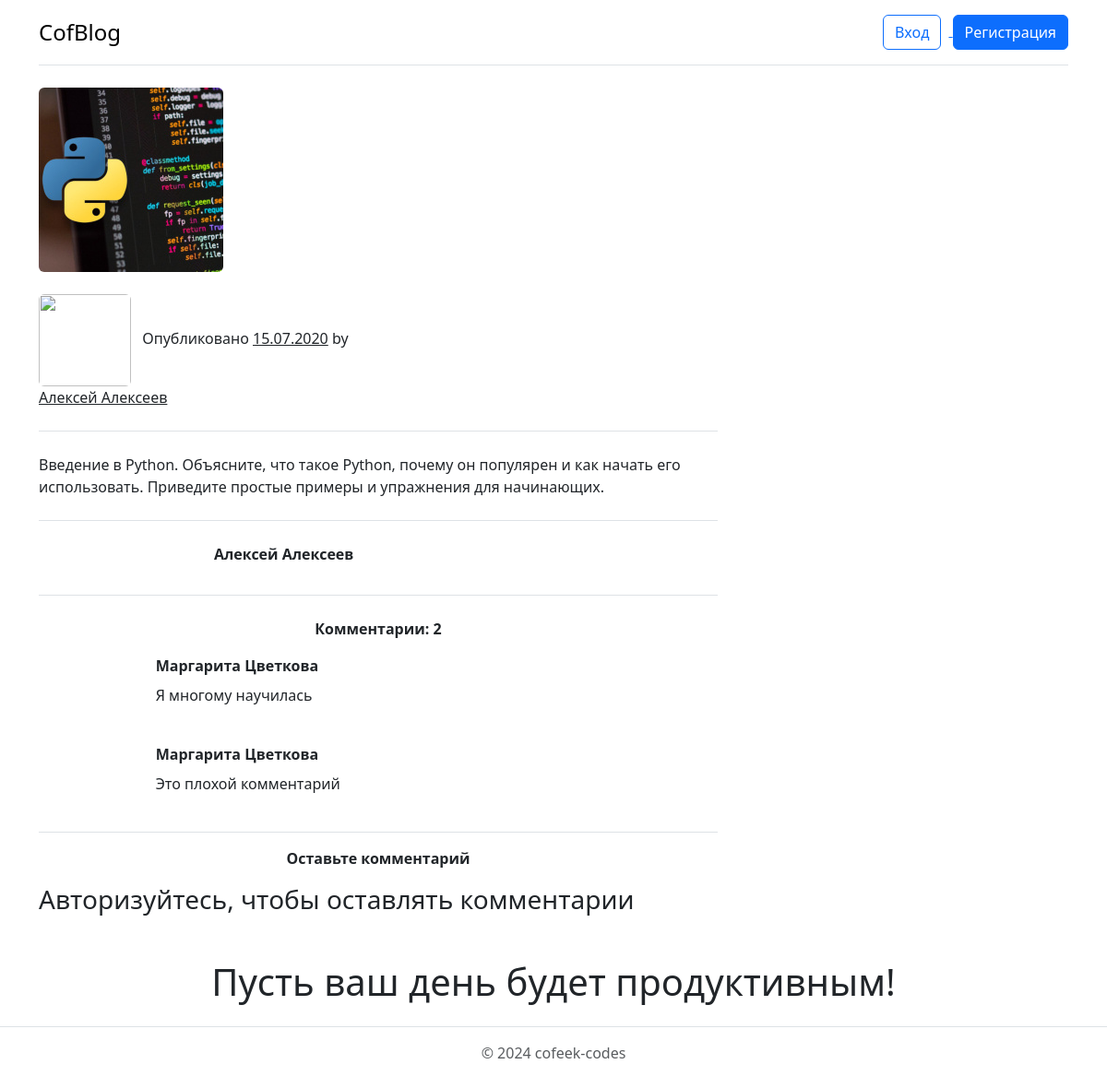
The app's page /pages/post.php?id=1 with its own data.
### tables this page shows
CREATE TABLE `posts` (
  `id` int(11) NOT NULL,
  `title` varchar(200) NOT NULL,
  `content` text NOT NULL,
  `thumbnailUrl` varchar(200) NOT NULL,
  `id_user` int(11) NOT NULL
);

CREATE TABLE `users` (
  `id` int(11) NOT NULL,
  `name` varchar(200) NOT NULL,
  `email` varchar(200) NOT NULL,
  `password` varchar(200) NOT NULL,
  `isAdmin` tinyint(1) NOT NULL
);

CREATE TABLE `comments` (
  `id` int(11) NOT NULL,
  `text` text NOT NULL,
  `isApproved` tinyint(1) NOT NULL,
  `user_id` int(11) NOT NULL,
  `post_id` int(11) NOT NULL
);

### pages/post.php (the view, shortened to what this page needs)
<?php require "../components/links.php"; ?>
<?php require "../components/header.php"; ?>
<?php
$conn = new mysqli("localhost", "root", "", "kormyshevblog");
$get_posts_query = "SELECT * FROM `posts` WHERE id = " . htmlspecialchars($_GET['id']);
$posts_fetch_res = $conn->query($get_posts_query);
$post = $posts_fetch_res->fetch_assoc();
$get_author_query  =
    "SELECT * FROM `users` WHERE id = " . htmlspecialchars($post['id_user']);
$author_fetch_res = $conn->query($get_author_query);
$author = $author_fetch_res->fetch_assoc();
?>
<main>
    <div class="container">
        <div class="row">
            <div class="col-md-8 mb-4">
                <section class="border-bottom mb-4">
                    <img src="../uploads/posts/<?php echo $post['thumbnailUrl'] ?>" class="img-fluid shadow-2-strong rounded mb-4" alt="" />
                    <div class="row align-items-center mb-4">
                        <div class="col-lg-6 text-center text-lg-start mb-3 m-lg-0">
                            <img src="../assets/img/avatar.png" class="rounded shadow-1-strong me-2" height="100" width="100" alt="" loading="lazy" />
                            <span> Опубликовано <u>15.07.2020</u> by</span>
                            <a href="" class="text-dark"><?php echo $author['name']; ?></a>
                        </div>
                    </div>
                </section>
                <section>
                    <p>
                        <?php echo $post['content'] ?>
                    </p>
                </section>
                <section class="border-bottom border-top mt-4 pt-4 mb-4 pb-4">
                    <div class="row">
                        <div class="col-3">
                        </div>
                        <div class="col-9">
                            <p class="mb-2"><strong><?php echo $author['name']; ?></strong></p>
                        </div>
                    </div>
                </section>
                <section class="border-bottom mb-3">
                    <?php
                    $conn = new mysqli("localhost", "root", "", "kormyshevblog");
                    $get_comments_query = "SELECT * FROM `comments` WHERE isApproved = 1 AND post_id = " . $_GET['id'];
                    $comments_res = $conn->query($get_comments_query);
                    $comments_count = sizeof($comments_res->fetch_all());
                    ?>
                    <p class="text-center"><strong>Комментарии: <?php echo $comments_count; ?></strong></p>
                    <?php $conn = new mysqli("localhost", "root", "", "kormyshevblog");
                    $get_comments_query = "SELECT * FROM `comments` WHERE isApproved = 1 AND post_id = " . $_GET['id'];
                    $comments_res = $conn->query($get_comments_query);
                    while ($comment = $comments_res->fetch_assoc()) :
                        $comment_autor_query = $conn->query("SELECT * FROM `users` WHERE id = " . $comment['user_id']);
                        $comment_author = $comment_autor_query->fetch_assoc();
                    ?>
                        <div class="row mb-4">
                            <div class="col-2">
                            </div>
                            <div class="col-10">
                                <p class="mb-2"><strong><?php echo $comment_author['name'] ?></strong></p>
                                <p>
                                    <?php echo $comment['text']; ?>
                                </p>
                            </div>
                        </div>
                    <?php endwhile; ?>
                </section>
                <section>
                    <p class="text-center"><strong>Оставьте комментарий</strong></p>
                    <?php if (isset($_SESSION['current_user_id'])) : ?>
                        <form action="../functions/doComment.php" method="post">
                            <div class="form-outline mb-4" data-mdb-input-init>
                                <textarea name="text" class="form-control" id="form4Example3" rows="4"></textarea>
                                <label class="form-label" for="form4Example3">Коммент</label>
                            </div>
                            <input type="hidden" name="post_id" value="<?php echo $_GET['id']; ?>">
                            <button type="submit" class="btn btn-primary btn-block mb-4" data-mdb-ripple-init>
                                Отправить
                            </button>
                        </form>
                    <?php else : ?>
                        <h3>Авторизуйтесь, чтобы оставлять комментарии</h3>
                    <?php endif; ?>
                </section>
            </div>
        </div>
    </div>
</main>
<?php require "../components/footer.php"; ?>

### records on screen
posts: thumbnailUrl (picture), content "Введение в Python. Объясните, что такое Python, почему он популярен и как начать его использовать. Приведите простые примеры и упражнения для начинающих."
users: name "Алексей Алексеев"
comments: user.name "Маргарита Цветкова", text "Я многому научилась"
comments: user.name "Маргарита Цветкова", text "Это плохой комментарий"

### other values on screen
$comments_count "2"
